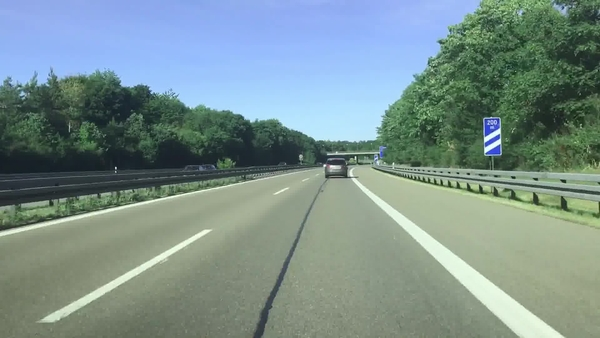
#> input picture src/example/src/test1.jpg, 600 x 338 px
$ python -i lane.py   (imports and definitions only)   (older library calls are emulated)
#> lines starting #> are read from the running program, lines starting #| are printed output that depends on the picture; after the words box and inside, x2 and y2 are one past the last pixel; in counts of white or black regions, pixels touching at a corner belong together
#> further down, picture is the input picture: shape (338, 600, 3); mean B, G, R 141.2, 144.2, 122.8
### src/example/src/edge_detection.py
import cv2 # Import the OpenCV library to enable computer vision
import numpy as np # Import the NumPy scientific computing library

# Author: Addison Sears-Collins
# https://automaticaddison.com
# Description: A collection of methods to detect help with edge detection

def binary_array(array, thresh, value=0):
  """
  Return a 2D binary array (mask) in which all pixels are either 0 or 1

  :param array: NumPy 2D array that we want to convert to binary values
  :param thresh: Values used for thresholding (inclusive)
  :param value: Output value when between the supplied threshold
  :return: Binary 2D array...
           number of rows x number of columns =
           number of pixels from top to bottom x number of pixels from
             left to right
  """
  if value == 0:
    # Create an array of ones with the same shape and type as
    # the input 2D array.
    binary = np.ones_like(array)

  else:
    # Creates an array of zeros with the same shape and type as
    # the input 2D array.
    binary = np.zeros_like(array)
    value = 1

  # If value == 0, make all values in binary equal to 0 if the
  # corresponding value in the input array is between the threshold
  # (inclusive). Otherwise, the value remains as 1. Therefore, the pixels
  # with the high Sobel derivative values (i.e. sharp pixel intensity
  # discontinuities) will have 0 in the corresponding cell of binary.
  binary[(array >= thresh[0]) & (array <= thresh[1])] = value

  return binary

def blur_gaussian(channel, ksize=3):
  """
  Implementation for Gaussian blur to reduce noise and detail in the image

  :param image: 2D or 3D array to be blurred
  :param ksize: Size of the small matrix (i.e. kernel) used to blur
                i.e. number of rows and number of columns
  :return: Blurred 2D image
  """
  return cv2.GaussianBlur(channel, (ksize, ksize), 0)

def mag_thresh(image, sobel_kernel=3, thresh=(0, 255)):
  """
  Implementation of Sobel edge detection

  :param image: 2D or 3D array to be blurred
  :param sobel_kernel: Size of the small matrix (i.e. kernel)
                       i.e. number of rows and columns
  :return: Binary (black and white) 2D mask image
  """
  # Get the magnitude of the edges that are vertically aligned on the image
  sobelx = np.absolute(sobel(image, orient='x', sobel_kernel=sobel_kernel))

  # Get the magnitude of the edges that are horizontally aligned on the image
  sobely = np.absolute(sobel(image, orient='y', sobel_kernel=sobel_kernel))

  # Find areas of the image that have the strongest pixel intensity changes
  # in both the x and y directions. These have the strongest gradients and
  # represent the strongest edges in the image (i.e. potential lane lines)
  # mag is a 2D array .. number of rows x number of columns = number of pixels
  # from top to bottom x number of pixels from left to right
  mag = np.sqrt(sobelx ** 2 + sobely ** 2)

  # Return a 2D array that contains 0s and 1s
  return binary_array(mag, thresh)

def sobel(img_channel, orient='x', sobel_kernel=3):
  """
  Find edges that are aligned vertically and horizontally on the image

  :param img_channel: Channel from an image
  :param orient: Across which axis of the image are we detecting edges?
  :sobel_kernel: No. of rows and columns of the kernel (i.e. 3x3 small matrix)
  :return: Image with Sobel edge detection applied
  """
  # cv2.Sobel(input image, data type, prder of the derivative x, order of the
  # derivative y, small matrix used to calculate the derivative)
  if orient == 'x':
    # Will detect differences in pixel intensities going from
        # left to right on the image (i.e. edges that are vertically aligned)
    sobel = cv2.Sobel(img_channel, cv2.CV_64F, 1, 0, sobel_kernel)
  if orient == 'y':
    # Will detect differences in pixel intensities going from
    # top to bottom on the image (i.e. edges that are horizontally aligned)
    sobel = cv2.Sobel(img_channel, cv2.CV_64F, 0, 1, sobel_kernel)

  return sobel

def threshold(channel, thresh=(128,255), thresh_type=cv2.THRESH_BINARY):
  """
  Apply a threshold to the input channel

  :param channel: 2D array of the channel data of an image/video frame
  :param thresh: 2D tuple of min and max threshold values
  :param thresh_type: The technique of the threshold to apply
  :return: Two outputs are returned:
             ret: Threshold that was used
             thresholded_image: 2D thresholded data.
  """
  # If pixel intensity is greater than thresh[0], make that value
  # white (255), else set it to black (0)
  return cv2.threshold(channel, thresh[0], thresh[1], thresh_type)

### src/example/src/lane.py
import cv2 # Import the OpenCV library to enable computer vision
import numpy as np # Import the NumPy scientific computing library
import edge_detection as edge # Handles the detection of lane lines
import matplotlib.pyplot as plt # Used for plotting and error checking

# Author: Addison Sears-Collins
# https://automaticaddison.com
# Description: Implementation of the Lane class

filename = 'lane.png'

class Lane:
  """
  Represents a lane on a road.
  """
  def __init__(self, orig_frame):
    """
      Default constructor

    :param orig_frame: Original camera image (i.e. frame)
    """
    self.orig_frame = orig_frame

    # This will hold an image with the lane lines
    self.lane_line_markings = None

    # This will hold the image after perspective transformation
    self.warped_frame = None
    self.transformation_matrix = None
    self.inv_transformation_matrix = None

    # (Width, Height) of the original video frame (or image)
    self.orig_image_size = self.orig_frame.shape[::-1][1:]
#> self.orig_image_size = (600, 338)

    width = self.orig_image_size[0]
#> width = 600
    height = self.orig_image_size[1]
#> height = 338
    self.width = width
#> self.width = 600
    self.height = height
#> self.height = 338

    # Four corners of the trapezoid-shaped region of interest
    # You need to find these corners manually.
    self.roi_points = np.float32([
      (274,184), # Top-left corner
      (0, 337), # Bottom-left corner
      (575,337), # Bottom-right corner
      (371,184) # Top-right corner
    ])

    # The desired corner locations  of the region of interest
    # after we perform perspective transformation.
    # Assume image width of 600, padding == 150.
    self.padding = int(0.25 * width) # padding from side of the image in pixels
#> self.padding = 150
    self.desired_roi_points = np.float32([
      [self.padding, 0], # Top-left corner
      [self.padding, self.orig_image_size[1]], # Bottom-left corner
      [self.orig_image_size[
        0]-self.padding, self.orig_image_size[1]], # Bottom-right corner
      [self.orig_image_size[0]-self.padding, 0] # Top-right corner
    ])

    # Histogram that shows the white pixel peaks for lane line detection
    self.histogram = None

    # Sliding window parameters
    self.no_of_windows = 10
    self.margin = int((1/12) * width)  # Window width is +/- margin
#> self.margin = 50
    self.minpix = int((1/24) * width)  # Min no. of pixels to recenter window
#> self.minpix = 25

    # Best fit polynomial lines for left line and right line of the lane
    self.left_fit = None
    self.right_fit = None
    self.left_lane_inds = None
    self.right_lane_inds = None
    self.ploty = None
    self.left_fitx = None
    self.right_fitx = None
    self.leftx = None
    self.rightx = None
    self.lefty = None
    self.righty = None

    # Pixel parameters for x and y dimensions
    self.YM_PER_PIX = 10.0 / 1000 # meters per pixel in y dimension
    self.XM_PER_PIX = 3.7 / 781 # meters per pixel in x dimension

    # Radii of curvature and offset
    self.left_curvem = None
    self.right_curvem = None
    self.center_offset = None

  # [338 lines left out: functions calculate_car_position, calculate_curvature, calculate_histogram, display_curvature_offset, get_lane_line_previous_window, get_lane_line_indices_sliding_windows, not called in this run]

  def get_line_markings(self, frame=None):
    """
    Isolates lane lines.

      :param frame: The camera frame that contains the lanes we want to detect
    :return: Binary (i.e. black and white) image containing the lane lines.
    """
    if frame is None:
      frame = self.orig_frame

    # Convert the video frame from BGR (blue, green, red)
    # color space to HLS (hue, saturation, lightness).
    hls = cv2.cvtColor(frame, cv2.COLOR_BGR2HLS)
#> hls: shape (338, 600, 3); mean of channels 0, 1, 2 68.7, 137.6, 81.8

    ################### Isolate possible lane line edges ######################

    # Perform Sobel edge detection on the L (lightness) channel of
    # the image to detect sharp discontinuities in the pixel intensities
    # along the x and y axis of the video frame.
    # sxbinary is a matrix full of 0s (black) and 255 (white) intensity values
    # Relatively light pixels get made white. Dark pixels get made black.
    _, sxbinary = edge.threshold(hls[:, :, 1], thresh=(120, 255))
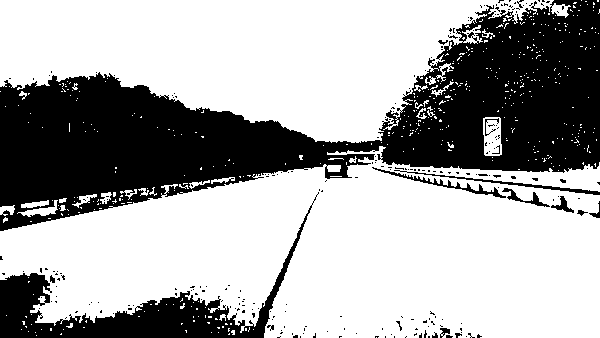
#> sxbinary: shape (338, 600); 65.7% white; 244 black regions (227 under 20 px), largest, box (x1, y1, x2, y2) and area: (0, 0, 600, 231) 58218, (0, 192, 319, 338) 8935, (394, 170, 600, 195) 471
    sxbinary = edge.blur_gaussian(sxbinary, ksize=3) # Reduce noise

    # 1s will be in the cells with the highest Sobel derivative values
    # (i.e. strongest lane line edges)
    sxbinary = edge.mag_thresh(sxbinary, sobel_kernel=3, thresh=(110, 255))
#> in mag_thresh, `sobelx = np.absolute(sobel(image, orient='x', sobel_kernel=sobel_kerne..`:
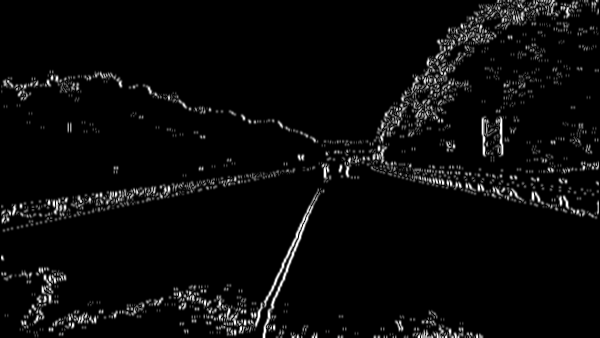
#> sobelx: shape (338, 600) float64; min 0, max 764, mean 30.4; drawn with min black and max white
#> call 2 of sobel, with orient = 'y', sobel_kernel = 3
#> in sobel (call 2), `sobel = cv2.Sobel(img_channel, cv2.CV_64F, 0, 1, sobel_kernel)`:
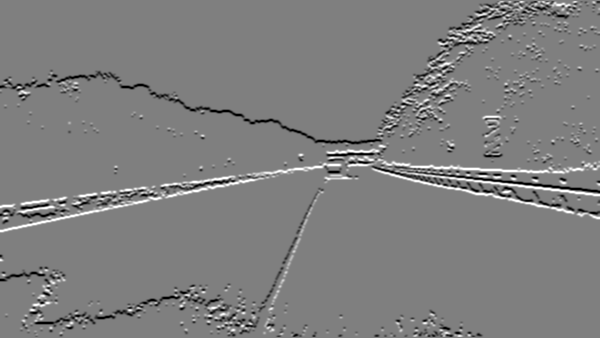
#> sobel: shape (338, 600) float64; min -764, max 764, mean -2.6; drawn with min black and max white
#> in mag_thresh, `mag = np.sqrt(sobelx ** 2 + sobely ** 2)`:
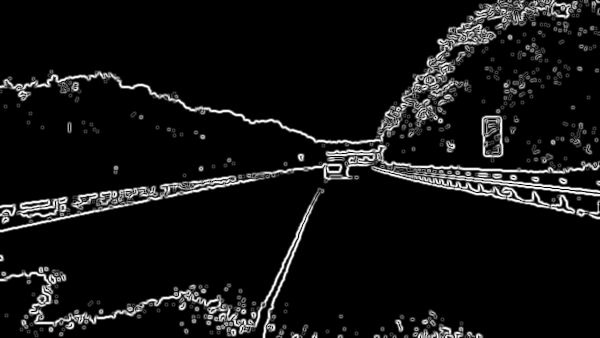
#> mag: shape (338, 600) float64; min 0, max 815.8, mean 60; drawn with min black and max white
#> in mag_thresh, `return binary_array(mag, thresh)`:
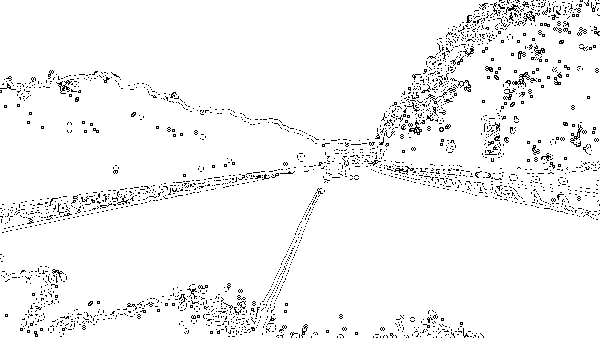
#> returned value: shape (338, 600) float64; values 0 (black) and 1 (white), 95.7% white; black in thin lines or dots

    ######################## Isolate possible lane lines ######################

    # Perform binary thresholding on the S (saturation) channel
    # of the video frame. A high saturation value means the hue color is pure.
    # We expect lane lines to be nice, pure colors (i.e. solid white, yellow)
    # and have high saturation channel values.
    # s_binary is matrix full of 0s (black) and 255 (white) intensity values
    # White in the regions with the purest hue colors (e.g. >80...play with
    # this value for best results).
    s_channel = hls[:, :, 2] # use only the saturation channel data
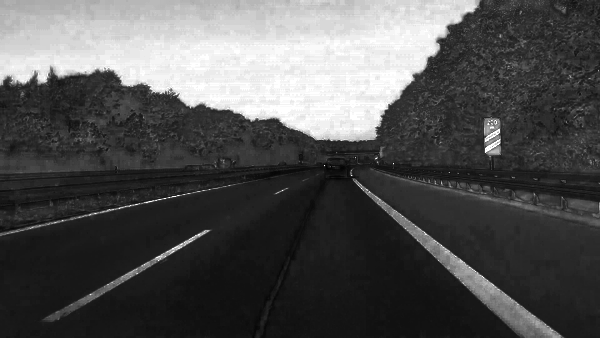
#> s_channel: shape (338, 600); min 0, max 255, mean 81.8
    _, s_binary = edge.threshold(s_channel, (80, 255))
#> s_binary: shape (338, 600); 26.1% white; 459 white regions (442 under 20 px), largest, box (x1, y1, x2, y2) and area: (0, 0, 481, 142) 45741, (353, 179, 564, 338) 3646, (69, 230, 211, 310) 810

    # Perform binary thresholding on the R (red) channel of the
        # original BGR video frame.
    # r_thresh is a matrix full of 0s (black) and 255 (white) intensity values
    # White in the regions with the richest red channel values (e.g. >120).
    # Remember, pure white is bgr(255, 255, 255).
    # Pure yellow is bgr(0, 255, 255). Both have high red channel values.
    _, r_thresh = edge.threshold(frame[:, :, 2], thresh=(120, 255))
#> r_thresh: shape (338, 600); 64% white; 187 black regions (172 under 20 px), largest, box (x1, y1, x2, y2) and area: (0, 0, 600, 231) 61560, (0, 186, 322, 338) 8776, (372, 167, 574, 213) 863

    # Lane lines should be pure in color and have high red channel values
    # Bitwise AND operation to reduce noise and black-out any pixels that
    # don't appear to be nice, pure, solid colors (like white or yellow lane
    # lines.)
    rs_binary = cv2.bitwise_and(s_binary, r_thresh)
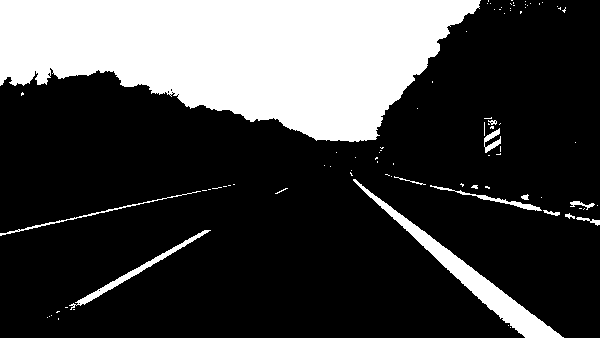
#> rs_binary: shape (338, 600); 25.5% white; 87 white regions (73 under 20 px), largest, box (x1, y1, x2, y2) and area: (0, 0, 481, 142) 45678, (353, 179, 564, 338) 3646, (69, 230, 211, 310) 810

    ### Combine the possible lane lines with the possible lane line edges #####
    # If you show rs_binary visually, you'll see that it is not that different
    # from this return value. The edges of lane lines are thin lines of pixels.
    self.lane_line_markings = cv2.bitwise_or(rs_binary, sxbinary.astype(
                              np.uint8))
    return self.lane_line_markings

  # [167 lines left out: functions histogram_peak, overlay_lane_lines, perspective_transform, plot_roi, detect_lane, not called in this run]

  # Create the output file name by removing the '.jpg' part
  # size = len(filename)
  # new_filename = filename[:size - 4]
  # new_filename = new_filename + '_thresholded.jpg'

  # Save the new image in the working directory
  #cv2.imwrite(new_filename, lane_line_markings)

  # Display the image
  #cv2.imshow("Image", lane_line_markings)

  # Display the window until any key is pressed
  # cv2.waitKey(0)

  # Close all windows
  # cv2.destroyAllWindows()

# [2 lines not run here, left out]

>>> import cv2
>>> picture = cv2.imread('test1.jpg')
>>> result = Lane(picture).get_line_markings()
